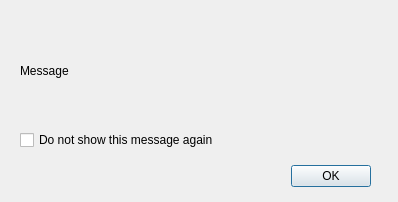
<?xml version="1.0" encoding="UTF-8"?>
<ui version="4.0">
 <class>ErrorMessageDialog</class>
 <widget class="QDialog" name="ErrorMessageDialog">
  <property name="geometry">
   <rect>
    <x>0</x>
    <y>0</y>
    <width>398</width>
    <height>202</height>
   </rect>
  </property>
  <property name="windowTitle">
   <string>Dialog</string>
  </property>
  <widget class="QDialogButtonBox" name="buttonBox">
   <property name="geometry">
    <rect>
     <x>30</x>
     <y>160</y>
     <width>341</width>
     <height>32</height>
    </rect>
   </property>
   <property name="orientation">
    <enum>Qt::Horizontal</enum>
   </property>
   <property name="standardButtons">
    <set>QDialogButtonBox::Ok</set>
   </property>
  </widget>
  <widget class="QCheckBox" name="doNotShowAgain">
   <property name="geometry">
    <rect>
     <x>20</x>
     <y>130</y>
     <width>321</width>
     <height>20</height>
    </rect>
   </property>
   <property name="text">
    <string>Do not show this message again</string>
   </property>
  </widget>
  <widget class="QLabel" name="message">
   <property name="geometry">
    <rect>
     <x>20</x>
     <y>30</y>
     <width>361</width>
     <height>81</height>
    </rect>
   </property>
   <property name="text">
    <string>Message</string>
   </property>
   <property name="wordWrap">
    <bool>true</bool>
   </property>
  </widget>
 </widget>
 <resources/>
 <connections>
  <connection>
   <sender>buttonBox</sender>
   <signal>accepted()</signal>
   <receiver>ErrorMessageDialog</receiver>
   <slot>accept()</slot>
   <hints>
    <hint type="sourcelabel">
     <x>200</x>
     <y>175</y>
    </hint>
    <hint type="destinationlabel">
     <x>198</x>
     <y>100</y>
    </hint>
   </hints>
  </connection>
 </connections>
</ui>
